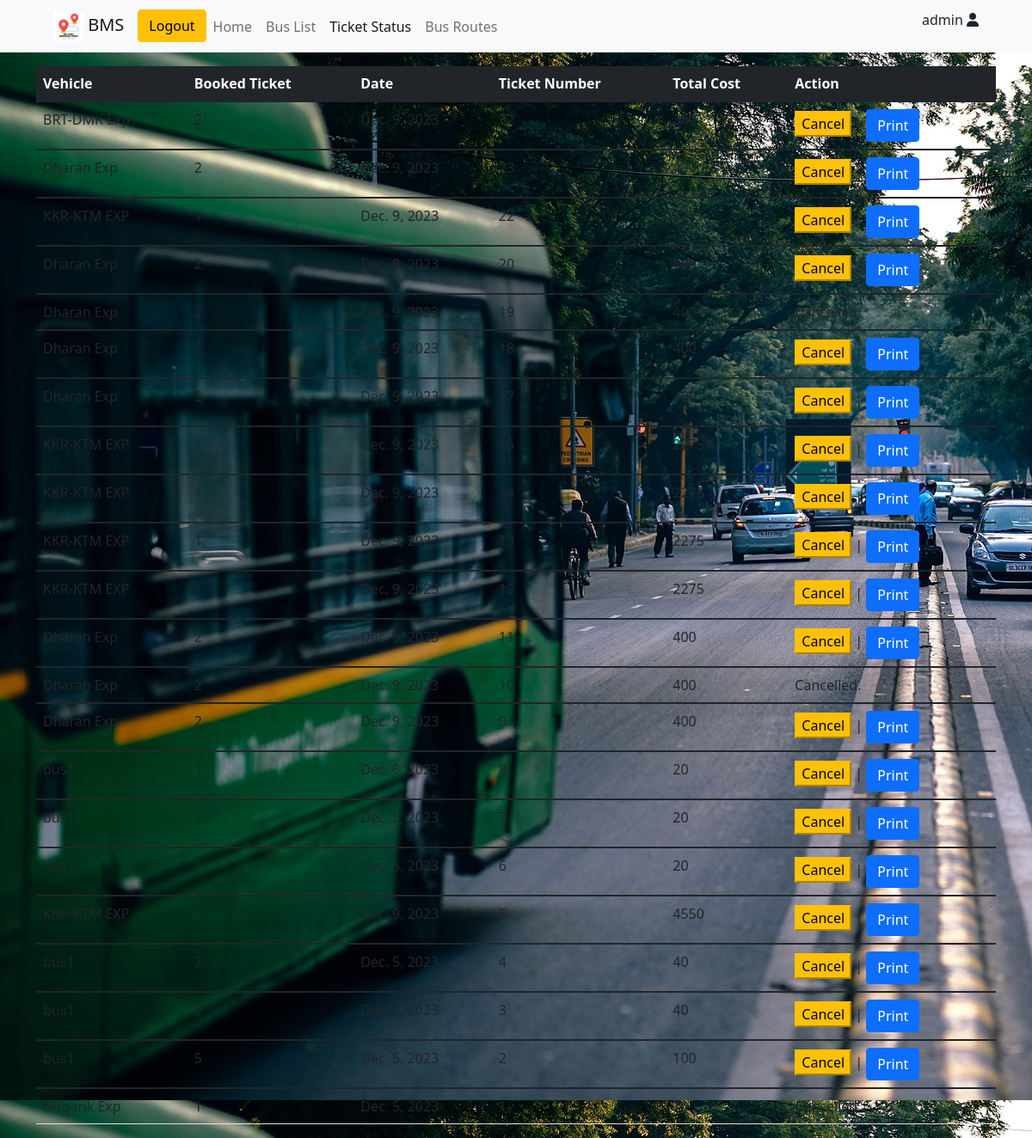
Screenshot of /ticketStatus (signed in) with the database file from the repository.
### bms/models.py (models this page shows)
class bookTicket(models.Model):
    user = models.ForeignKey(User, on_delete=models.CASCADE)
    vehicle_id = models.ForeignKey('Vehicle', on_delete=models.CASCADE, related_name='vehicleid')
    date = models.DateField(null=True)
    booked_ticket = models.IntegerField(default=0)
    ticketNumber = models.IntegerField(default=0000, unique=True)
    cost = models.IntegerField(null=True)
    ticket_status = models.BooleanField(default=True)
    updated = models.DateTimeField(auto_now=True)
    created = models.DateTimeField(auto_now_add=True)
    class Meta:
        ordering = ['-updated', '-created']

class Vehicle(models.Model):
    name = models.CharField(max_length=50)
    vehicle_number = models.CharField(max_length=15, unique=True)
    source = models.ForeignKey(busRoute, on_delete=models.CASCADE,default=1, related_name='sourceid')
    destination = models.ForeignKey(busRoute, on_delete=models.CASCADE,default=1, related_name='destinationid')
    date = models.DateField(null=True)
    v_status = models.BooleanField(default=True)
    departure = models.TimeField(null=True, blank=True)
    arrive = models.TimeField(null=True, blank=True)
    available_seats = models.IntegerField(default=25)
    booked_seats = models.IntegerField(default=0)
    price = models.IntegerField(default=20)
    updated = models.DateTimeField(auto_now=True)
    created = models.DateTimeField(auto_now_add=True)
    class Meta:
        ordering = ['-updated', '-created']
    def __str__(self):
        return self.name

### bms/views.py (the view)
# urls.py: path('ticketStatus', views.ticketStatus, name='ticketStatus'),
@login_required(login_url='loginUser')
def ticketStatus(request):
    user = request.user
    if request.user:
        tickets = bookTicket.objects.filter(user=user)
    context ={
                'tickets':tickets,
                'user':user,
                 }
    return render(request, 'bms/ticketStatus.html',context)

### bms/models.py (called while the page is built)
    def __str__(self):
        return self.name

### bms/templates/bms/ticketStatus.html (shortened to what this page needs)
{% extends 'main.html' %}
{% block navItem %}
            <li class="nav-item">
              <a class="nav-link " aria-current="page" href="{% url 'home' %}">Home</a>
            </li>
            <li class="nav-item">
              <a class="nav-link " href="{% url 'busList' %}">Bus List</a>
            </li>
            <li class="nav-item">
              <a class="nav-link active" href="{% url 'ticketStatus' %}">Ticket Status</a>
            </li>
            <li class="nav-item">
              <a class="nav-link" href="{% url 'busRoutes' %}">Bus Routes</a>
            </li>
{% endblock navItem %}
{% block content %}
<section>
  <div class="container">
    <table class="table mt-3">
      <thead class="table-dark">
        <tr>
          <th>Vehicle</th>
          <th>Booked Ticket</th>
          <th>Date</th>
          <th>Ticket Number</th>
          <th>Total Cost</th>
          <th>Action</th>
        </tr>
      </thead>
      {% for ticket in tickets %}
      {% if request.user.is_authenticated%}
      {% if ticket.ticket_status == True  and user %}
        <tbody>
            <td>{{ ticket.vehicle_id }} </td>
            <td>{{ ticket.booked_ticket }}</td>
            <td>{{ ticket.date }}</td>
            <td>{{ ticket.ticketNumber }}</td>
            <td>{{ ticket.cost }}</td>
            <td><a href="{% url 'cancelTicket' ticket.id%}"><button class="btn-warning">Cancel</button></a> |
              <button type="button" class="btn btn-primary" data-bs-toggle="modal" data-bs-target="#printTicket" >
                 Print </button>
                  </td>
        </tbody>
        {% else %}
          <tbody>
            <td>{{ ticket.vehicle_id }} </td>
            <td>{{ ticket.booked_ticket }}</td>
            <td>{{ ticket.date }}</td>
            <td>{{ ticket.ticketNumber }}</td>
            <td>{{ ticket.cost }}</td>
            <td>Cancelled.</td>
        </tbody>
        {%endif%}
        {%endif %}
      {% endfor %}
    </table>
  </div>
</section>
{% endblock content %}

### bms/templates/main.html (shortened to what this page needs)
<!DOCTYPE html>
<html lang="en">
  <head>
    <link rel="stylesheet" href="style.css" />
    <link
      rel="stylesheet"
      href="path/to/font-awesome/css/font-awesome.min.css"
    />
    <link rel="stylesheet" href="https://cdnjs.cloudflare.com/ajax/libs/font-awesome/6.0.0-beta3/css/all.min.css">
    <link
      href="https://cdn.jsdelivr.net/npm/bootstrap@5.1.3/dist/css/bootstrap.min.css"
      rel="stylesheet"
    />
  </head>
  <body>
    {% load static %}
    {% block navbar %}
    <nav class="navbar navbar-expand-lg navbar-light bg-light">
      <div class="container-fluid">
        <a class="navbar-brand" href="#">
          <img src="{% static 'assets/logo.jpeg' %}" alt="logo" height="35px" width="35px"/>
          BMS
        </a>
        <div class="collapse navbar-collapse" id="navbarNav">
          <ul class="navbar-nav">
            {% if request.user.is_authenticated %}
            <li>
              <a href="{% url 'logout' %}"
                ><button type="button" class="btn btn-warning">Logout</button></a
              >
            </li>
            {% else %}
            <li>
              <a href="{% url 'loginUser' %}">
                <button type="button" class="btn btn-success">Login</button>
              </a>
            </li>
            {% endif %}
            {% block navItem %}{% endblock navItem %}
          </ul>
        </div>
        <div>
          {% if user.is_authenticated %}
            <p> {{ user.username }} <i class="fa fa-user"></i></p>
        {% endif %}
        </div>
      </div>
    </nav> {% endblock %}
    {% block content %}{% endblock %}
  </body>
</html>

### raw/style.css (style rules this page uses)
body { background-image: url(assets/images/home.jpg); }
nav { padding: 50px; }

### rows the page displays
bookTicket: vehicle_id "BRT-DMK Exp", date "Dec. 9, 2023", ticketNumber "32", cost "360"
bookTicket: vehicle_id "Dharan Exp", booked_ticket "2", date "Dec. 9, 2023", ticketNumber "23", cost "400"
bookTicket: vehicle_id "KKR-KTM EXP", booked_ticket "1", date "Dec. 9, 2023", ticketNumber "22", cost "2275"
bookTicket: vehicle_id "Dharan Exp", booked_ticket "2", date "Dec. 9, 2023", ticketNumber "20", cost "400"
bookTicket: vehicle_id "Dharan Exp", date "Dec. 9, 2023", ticketNumber "19", cost "400"
bookTicket: vehicle_id "Dharan Exp", date "Dec. 9, 2023", ticketNumber "18", cost "400"
bookTicket: vehicle_id "Dharan Exp", booked_ticket "2", date "Dec. 9, 2023", ticketNumber "17", cost "400"
bookTicket: vehicle_id "KKR-KTM EXP", date "Dec. 9, 2023", ticketNumber "15", cost "2275"
bookTicket: vehicle_id "KKR-KTM EXP", date "Dec. 9, 2023", ticketNumber "14", cost "2275"
bookTicket: vehicle_id "KKR-KTM EXP", booked_ticket "1", date "Dec. 9, 2023", ticketNumber "13", cost "2275"
bookTicket: vehicle_id "KKR-KTM EXP", booked_ticket "1", date "Dec. 9, 2023", ticketNumber "12", cost "2275"
bookTicket: vehicle_id "Dharan Exp", booked_ticket "2", date "Dec. 9, 2023", ticketNumber "11", cost "400"
bookTicket: vehicle_id "Dharan Exp", booked_ticket "2", date "Dec. 9, 2023", ticketNumber "10", cost "400"
bookTicket: vehicle_id "Dharan Exp", booked_ticket "2", date "Dec. 9, 2023", ticketNumber "9", cost "400"
bookTicket: vehicle_id "bus1", date "Dec. 5, 2023", ticketNumber "8", cost "20"
bookTicket: vehicle_id "bus1", date "Dec. 5, 2023", ticketNumber "7", cost "20"
bookTicket: vehicle_id "bus1", booked_ticket "1", date "Dec. 5, 2023", ticketNumber "6", cost "20"
bookTicket: vehicle_id "KKR-KTM EXP", date "Dec. 9, 2023", ticketNumber "5", cost "4550"
bookTicket: date "Dec. 5, 2023", ticketNumber "4", cost "40"
bookTicket: booked_ticket "2", date "Dec. 5, 2023", ticketNumber "3", cost "40"
bookTicket: vehicle_id "bus1", booked_ticket "5", date "Dec. 5, 2023", ticketNumber "2", cost "100"
bookTicket: vehicle_id "Nagarik Exp", booked_ticket "1", date "Dec. 5, 2023", ticketNumber "1", cost "10"

### other values shown
{{ user.username }} "admin"
